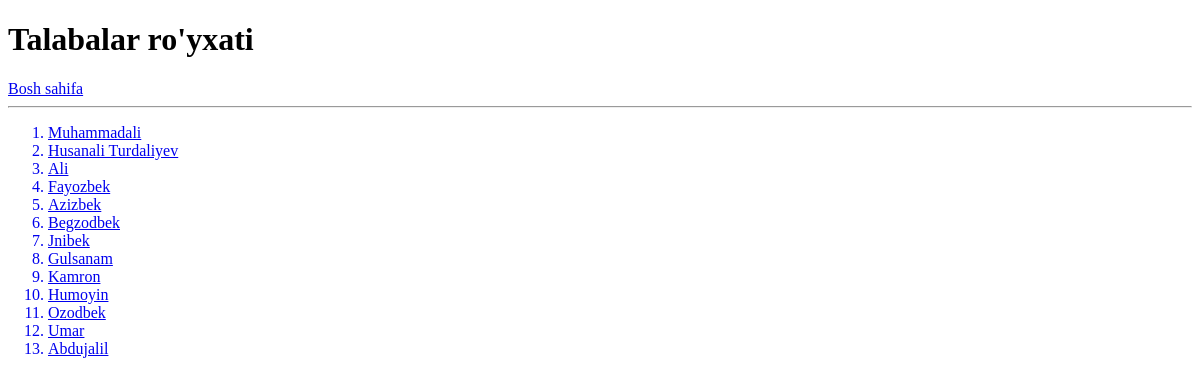
/students/, run on an earlier commit of the app's database.
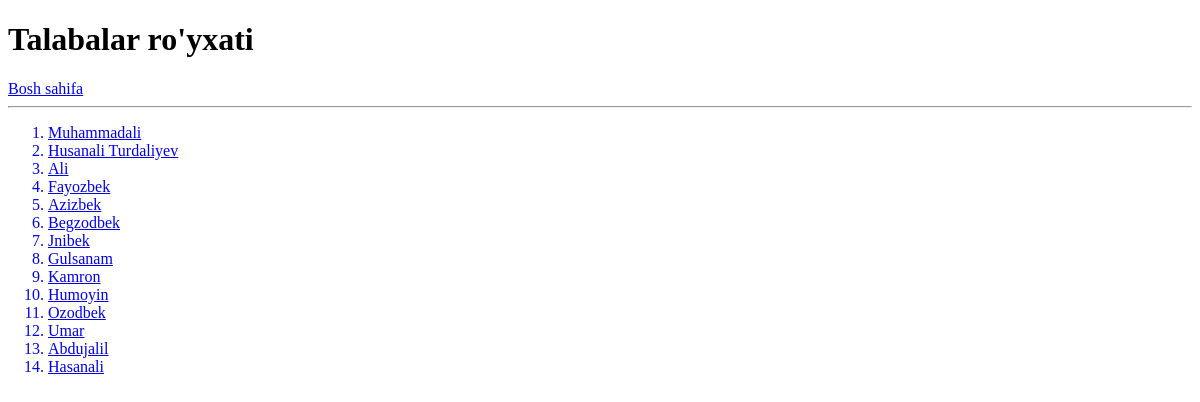
And on a later commit of the database.
### main/models.py (models this page shows, shortened)
class Talaba(models.Model):
    ism = models.CharField(max_length=255)
    guruh = models.CharField(max_length=255, blank=True, null=True)
    kurs = models.PositiveIntegerField(default=1)
    kitob_soni = models.PositiveIntegerField(default=0)
    class Meta:
        verbose_name = 'Talaba'
        verbose_name_plural = 'Talabas'

### main/views.py (the view)
# urls.py: path('students/', students_view, name='students'),
def students_view(request):
    talabalar = Talaba.objects.all()
    data = {
        'talabalar': talabalar,
    }
    return render(request, "students.html", context=data)

### templates/students.html (shortened to what this page needs)
<!DOCTYPE html>
<html lang="en">
<head>
</head>
<body>
    <h1>Talabalar ro'yxati</h1>
    <a href="/">Bosh sahifa</a>
    <hr>
    <ol>
        {% for talaba in talabalar %}
            <a href="/students/{{ talaba.id }}/">
                <li>{{ talaba.ism }}</li>
            </a>
        {% endfor %}
    </ol>
</body>
</html>

What changed in the data, as far as the page shows it:
added Talaba: ism "Hasanali"
